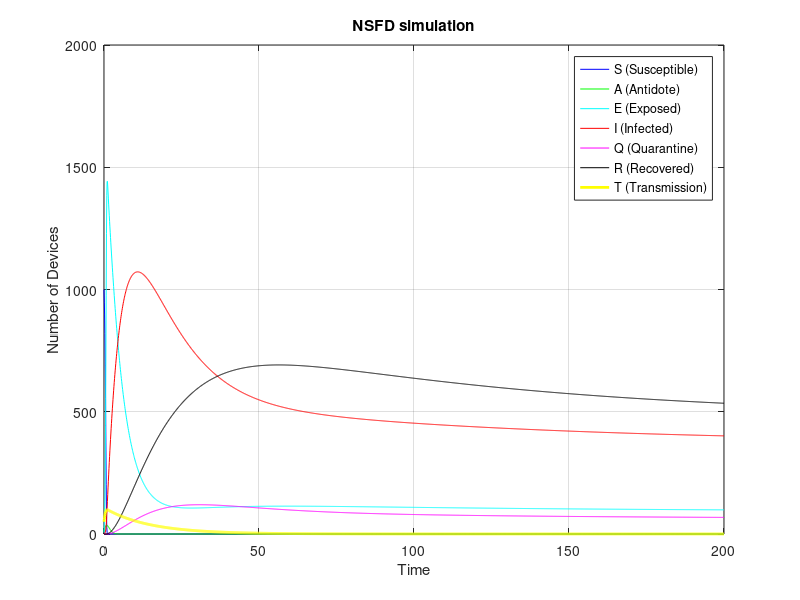

The MATLAB source for this figure:
%case_1
% beta = 0.5; tau = 0.05; sigma1 = 0.01; sigma2 = 0.05;
%case_2
% beta = 0.2; tau = 0.08; sigma1 = 0.01; sigma2 = 0.05;
%case_3
% beta = 0.4; alpha = 0.05; tau = 0.06; sigma2 = 0.01; sigma1 = 0.03;

% SAEIQRS-T model using NSFD (to compare with ode45)

% Time settings
h = 0.1; t_end = 200;
t = 0:h:t_end;
N = length(t);

% Model parameters
beta = 0.4; alpha = 0.05; gamma = 0.2;
sigma1 = 0.03; sigma2 = 0.01;
omega = 0.1; tau = 0.06; muS = 0.01;
muA = 0.01; muE = 0.01; muI = 0.01;
muQ = 0.01; muR = 0.01; muT = 0.01;
phi1 = 0.003; eta = 0.02; delta = 0.05;
B = 10;

% Initial conditions
S0 = 1000; A0 = 10; E0 = 5;
I0 = 1; Q0 = 0; R0 = 0; T0 = 50;

% Initialize vectors
S = zeros(1, N); A = zeros(1, N); E = zeros(1, N);
I = zeros(1, N); Q = zeros(1, N); R = zeros(1, N); T = zeros(1, N);

S(1) = S0; A(1) = A0; E(1) = E0;
I(1) = I0; Q(1) = Q0; R(1) = R0; T(1) = T0;

% NSFD iteration
for n = 1:N-1
    denom_S = 1 + h * (beta*I(n) + alpha + omega + muS);
    S(n+1) = (S(n) + h * (B + eta * R(n) + tau * T(n))) / denom_S;

    denom_A = 1 + h * (phi1 * I(n) + muA);
    A(n+1) = (A(n) + h * alpha * S(n)) / denom_A;

    denom_E = 1 + h * (gamma + muE);
    E(n+1) = (E(n) + h * (beta * S(n) * I(n) + phi1 * A(n) * I(n))) / denom_E;

    denom_I = 1 + h * (sigma1 + sigma2 + muI);
    I(n+1) = (I(n) + h * gamma * E(n)) / denom_I;

    denom_Q = 1 + h * (delta + muQ);
    Q(n+1) = (Q(n) + h * sigma2 * I(n)) / denom_Q;

    denom_R = 1 + h * (eta + muR);
    R(n+1) = (R(n) + h * (sigma1 * I(n) + delta * Q(n))) / denom_R;

    denom_T = 1 + h * (tau + muT);
    T(n+1) = (T(n) + h * omega * S(n)) / denom_T;
end

% Plotting
figure;
plot(t, S, '-b', t, A, '-g', t, E, '-c', t, I, '-r', ...
     t, Q, '-m', t, R, '-k', t, T, '-y', 'LineWidth', 2);
legend('S (Susceptible)', 'A (Antidote)', 'E (Exposed)', 'I (Infected)', ...
       'Q (Quarantine)', 'R (Recovered)', 'T (Transmission)');
xlabel('Time'); ylabel('Number of Devices');
title('NSFD simulation');
grid on;
